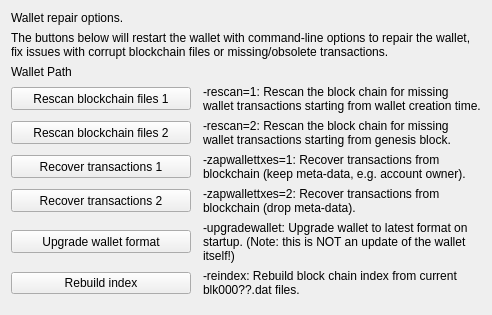
     <widget class="QWidget" name="pageRepair">
      <layout class="QGridLayout" name="repairLayout" columnstretch="0,1">
       <property name="horizontalSpacing">
        <number>12</number>
       </property>
       <item row="0" column="0" colspan="2">
        <widget class="QLabel" name="label_repair_header">
         <property name="text">
          <string>Wallet repair options.</string>
         </property>
         <property name="wordWrap">
          <bool>true</bool>
         </property>
        </widget>
       </item>
       <item row="1" column="0" colspan="2">
        <widget class="QLabel" name="label_repair_helptext">
         <property name="text">
          <string>The buttons below will restart the wallet with command-line options to repair the wallet, fix issues with corrupt blockchain files or missing/obsolete transactions.</string>
         </property>
         <property name="wordWrap">
          <bool>true</bool>
         </property>
        </widget>
       </item>
       <item row="2" column="0" colspan="2">
        <widget class="QLabel" name="wallet_path">
         <property name="text">
          <string>Wallet Path</string>
         </property>
        </widget>
       </item>
       <item row="3" column="0">
        <widget class="QPushButton" name="btn_rescan1">
         <property name="minimumSize">
          <size>
           <width>180</width>
           <height>23</height>
          </size>
         </property>
         <property name="text">
          <string>Rescan blockchain files 1</string>
         </property>
        </widget>
       </item>
       <item row="3" column="1">
        <widget class="QLabel" name="label_repair_rescan1">
         <property name="text">
          <string>-rescan=1: Rescan the block chain for missing wallet transactions starting from wallet creation time.</string>
         </property>
         <property name="wordWrap">
          <bool>true</bool>
         </property>
        </widget>
       </item>
       <item row="4" column="0">
        <widget class="QPushButton" name="btn_rescan2">
         <property name="minimumSize">
          <size>
           <width>180</width>
           <height>23</height>
          </size>
         </property>
         <property name="text">
          <string>Rescan blockchain files 2</string>
         </property>
        </widget>
       </item>
       <item row="4" column="1">
        <widget class="QLabel" name="label_repair_rescan2">
         <property name="text">
          <string>-rescan=2: Rescan the block chain for missing wallet transactions starting from genesis block.</string>
         </property>
         <property name="wordWrap">
          <bool>true</bool>
         </property>
        </widget>
       </item>
       <item row="5" column="0">
        <widget class="QPushButton" name="btn_zapwallettxes1">
         <property name="minimumSize">
          <size>
           <width>180</width>
           <height>23</height>
          </size>
         </property>
         <property name="text">
          <string>Recover transactions 1</string>
         </property>
        </widget>
       </item>
       <item row="5" column="1">
        <widget class="QLabel" name="label_repair_zap1">
         <property name="text">
          <string>-zapwallettxes=1: Recover transactions from blockchain (keep meta-data, e.g. account owner).</string>
         </property>
         <property name="wordWrap">
          <bool>true</bool>
         </property>
        </widget>
       </item>
       <item row="6" column="0">
        <widget class="QPushButton" name="btn_zapwallettxes2">
         <property name="minimumSize">
          <size>
           <width>180</width>
           <height>23</height>
          </size>
         </property>
         <property name="text">
          <string>Recover transactions 2</string>
         </property>
        </widget>
       </item>
       <item row="6" column="1">
        <widget class="QLabel" name="label_repair_zap2">
         <property name="text">
          <string>-zapwallettxes=2: Recover transactions from blockchain (drop meta-data).</string>
         </property>
         <property name="wordWrap">
          <bool>true</bool>
         </property>
        </widget>
       </item>
       <item row="7" column="0">
        <widget class="QPushButton" name="btn_upgradewallet">
         <property name="minimumSize">
          <size>
           <width>180</width>
           <height>23</height>
          </size>
         </property>
         <property name="text">
          <string>Upgrade wallet format</string>
         </property>
        </widget>
       </item>
       <item row="7" column="1">
        <widget class="QLabel" name="label_repair_upgrade">
         <property name="text">
          <string>-upgradewallet: Upgrade wallet to latest format on startup. (Note: this is NOT an update of the wallet itself!)</string>
         </property>
         <property name="wordWrap">
          <bool>true</bool>
         </property>
        </widget>
       </item>
       <item row="8" column="0">
        <widget class="QPushButton" name="btn_reindex">
         <property name="text">
          <string>Rebuild index</string>
         </property>
        </widget>
       </item>
       <item row="8" column="1">
        <widget class="QLabel" name="label_repair_reindex">
         <property name="text">
          <string>-reindex: Rebuild block chain index from current blk000??.dat files.</string>
         </property>
         <property name="wordWrap">
          <bool>true</bool>
         </property>
        </widget>
       </item>
       <item row="9" column="1">
        <spacer name="verticalSpacerRepair">
         <property name="orientation">
          <enum>Qt::Vertical</enum>
         </property>
        </spacer>
       </item>
      </layout>
     </widget>
